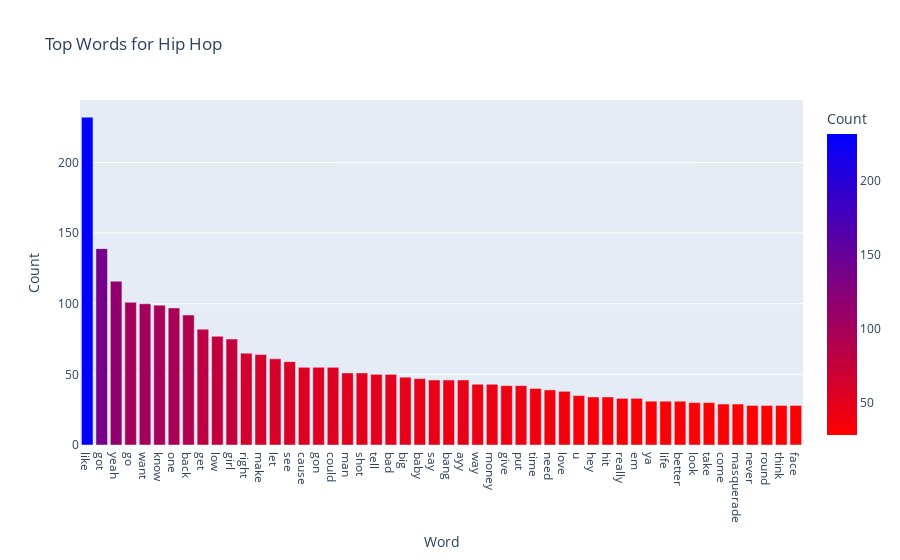

The cell this chart's notebook holds for it:
### Code cell
# Plot most common tokens
lyrics_top50_plot = px.bar(
    lyrics_top50_df,
    y = 'Count',
    color = "Count",
    color_continuous_scale='Bluered_r',
    title ='Top Words for Hip Hop'
)
lyrics_top50_plot

### Figure 1 — Plotly figure (JSON) as saved in the notebook; plotly's stock layout.template omitted (floating-point values rounded to 4 significant figures)
{"data": [{"alignmentgroup": "True", "hovertemplate": "Word=%{x}<br>Count=%{marker.color}<extra></extra>", "legendgroup": "", "marker": {"color": [232, 139, 116, 101, 100, 99, 97, 92, 82, 77, 75, 65, 64, 61, 59, 55, 55, 55, 51, 51, 50, 50, 48, 47, 46, 46, 46, 43, 43, 42, 42, 40, 39, 38, 35, 34, 34, 33, 33, 31, 31, 31, 30, 30, 29, 29, 28, 28, 28, 28], "coloraxis": "coloraxis", "pattern": {"shape": ""}}, "name": "", "offsetgroup": "", "orientation": "v", "showlegend": false, "textposition": "auto", "type": "bar", "x": ["like", "got", "yeah", "go", "want", "know", "one", "back", "get", "low", "girl", "right", "make", "let", "see", "cause", "gon", "could", "man", "shot", "tell", "bad", "big", "baby", "say", "bang", "ayy", "way", "money", "give", "put", "time", "need", "love", "u", "hey", "hit", "really", "em", "ya", "life", "better", "look", "take", "come", "masquerade", "never", "round", "think", "face"], "xaxis": "x", "y": [232, 139, 116, 101, 100, 99, 97, 92, 82, 77, 75, 65, 64, 61, 59, 55, 55, 55, 51, 51, 50, 50, 48, 47, 46, 46, 46, 43, 43, 42, 42, 40, 39, 38, 35, 34, 34, 33, 33, 31, 31, 31, 30, 30, 29, 29, 28, 28, 28, 28], "yaxis": "y"}], "layout": {"autosize": true, "barmode": "relative", "coloraxis": {"colorbar": {"title": {"text": "Count"}}, "colorscale": [[0, "rgb(255,0,0)"], [1, "rgb(0,0,255)"]]}, "legend": {"tracegroupgap": 0}, "title": {"text": "Top Words for Hip Hop"}, "xaxis": {"anchor": "y", "autorange": true, "domain": [0, 1], "range": [-0.5, 49.5], "title": {"text": "Word"}, "type": "category"}, "yaxis": {"anchor": "x", "autorange": true, "domain": [0, 1], "range": [0, 244.2], "title": {"text": "Count"}, "type": "linear"}}}
